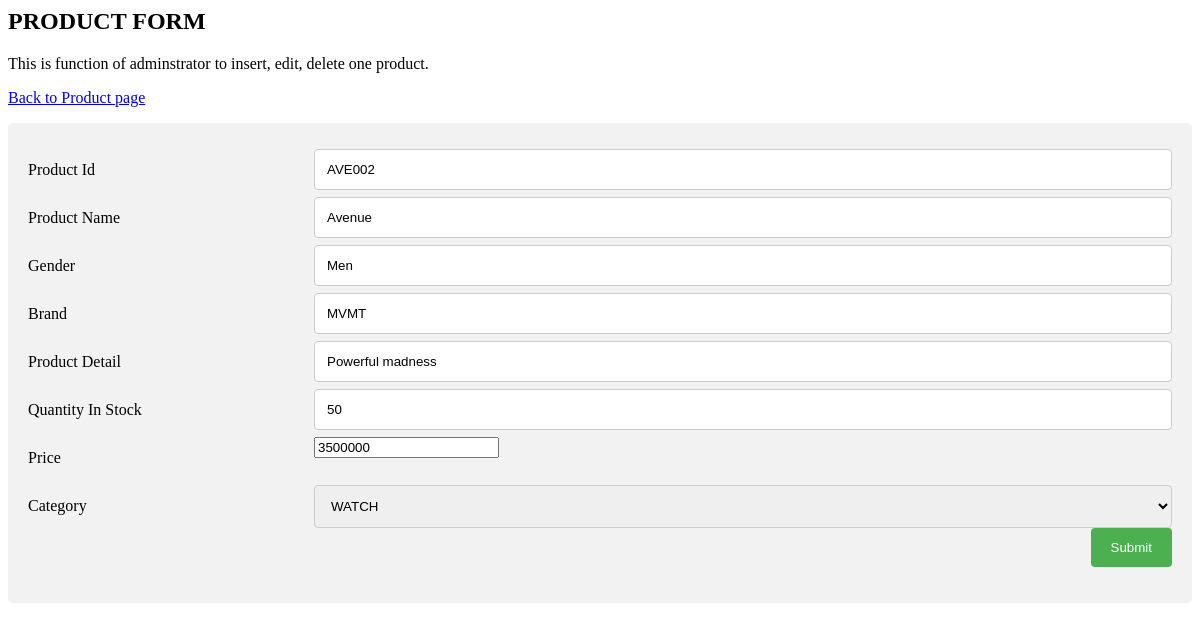
The page /admin/edit_product.php?pro_id=AVE002 on the database its author committed.
### tables this page shows
CREATE TABLE `prodct` (
  `productID` varchar(10) NOT NULL,
  `name` varchar(50) NOT NULL,
  `brand` varchar(50) NOT NULL,
  `gender` varchar(5) NOT NULL,
  `product_detail` varchar(200) NOT NULL,
  `quantityInStock` int(11) NOT NULL,
  `price` float NOT NULL,
  `categoryNAME` varchar(50) NOT NULL,
  `product_img` varchar(200) NOT NULL
);

### admin/edit_product.php (the view, shortened to what this page needs)
<?php
require_once '../db.php';
?>
<?php
$pro_id = "";
if (isset($_GET['pro_id'])) {
    $pro_id = $_GET['pro_id'];
}
$proId= "";
$proName="";
$gender="";
$brand="";
$quantityInStock="";
$price="";
$categoryName="";
$isUpdated = 0;
if ($pro_id !="") {
    $get_pro = "select * from prodct where productID = '$pro_id'";
    $run_pro = mysqli_query($con, $get_pro);
    while($row = mysqli_fetch_assoc($run_pro)) {
        $proId = $row['productID'];
        $proName = $row['name'];
        $gender = $row['gender'];
		$brand=$row['brand'];
		$product_detail=$row['product_detail'];
		$quantityInStock=$row['quantityInStock'];
		$price=$row['price'];
		$categoryName=$row['categoryNAME'];
    }
    $isUpdated = 1;
}
?>
<h2>PRODUCT FORM</h2>
<p>This is function of adminstrator to insert, edit, delete one product.</p>
<p><a href="select_product.php">Back to Product page</a></p>
<div class="container">
  <form action="update_product.php" method="POST">
  <div class="row">
    <div class="col-25">
      <label for="fname">Product Id</label>
    </div>
    <div class="col-75">
      <input type="text" id="fid" name="product-id" value="<?php echo $proId?>" <?php if ($isUpdated == 1) echo "readonly";?> placeholder="category id..">
    </div>
  </div>
  <div class="row">
    <div class="col-25">
      <label for="fname">Product Name</label>
    </div>
    <div class="col-75">
      <input type="text" id="fname" name="product-name" value="<?php echo $proName?>" placeholder="category name..">
    </div>
  </div>
  <div class="row">
    <div class="col-25">
      <label for="lname">Gender</label>
    </div>
    <div class="col-75">
      <input type="text" id="desc" name="product-gender" value="<?php echo $gender?>" placeholder="category description" >
    </div>
  </div>
  <div class="row">
    <div class="col-25">
      <label for="lname">Brand</label>
    </div>
    <div class="col-75">
      <input type="text" id="desc" name="product-brand" value="<?php echo $brand?>" placeholder="category description" >
    </div>
  </div>
  <div class="row">
    <div class="col-25">
      <label for="lname">Product Detail</label>
    </div>
    <div class="col-75">
      <input type="text" id="desc" name="product-detail" value="<?php echo $product_detail?>" placeholder="category description" >
    </div>
  </div>
  <div class="row">
    <div class="col-25">
      <label for="lname">Quantity In Stock</label>
    </div>
    <div class="col-75">
      <input type="text" id="desc" name="product-quantity" value="<?php echo $quantityInStock?>" placeholder="category description" >
    </div>
  </div>
  <div class="row">
    <div class="col-25">
      <label for="lname">Price</label>
    </div>
    <div class="col-75">
      <input type="number" id="desc" name="product-price" value="<?php echo $price?>" placeholder="category description">
    </div>
  </div>
  <div class="row">
    <div class="col-25">
      <label for="lname">Category</label>
    </div>
    <div class="col-75">
      <select name="product-category">
                    	<option> <?php echo $categoryName ?> </option>
                    </select>
    </div>
  </div>
  <div class="row">
    <input type="submit" value="Submit" name="update-product" />
  </div>
  </form>
</div>

### rows shown on the page
prodct: product-id "AVE002", product-name "Avenue", product-gender "Men", product-brand "MVMT", product-detail "Powerful madness", product-quantity "50", product-price "3500000", product-category "WATCH"
